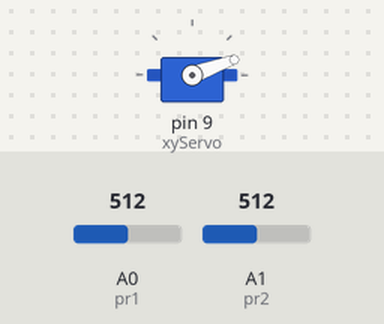
A sketch run on a simulated Arduino Uno, built with avr-gcc and run on an emulated ATmega328P. On the bench: servo. The inputs (shaded band) are chosen by the test bench; at power-on: A0 (pr1) = 512, A1 (pr2) = 512.

Above: at 5.3 s.
At 5.8 s:
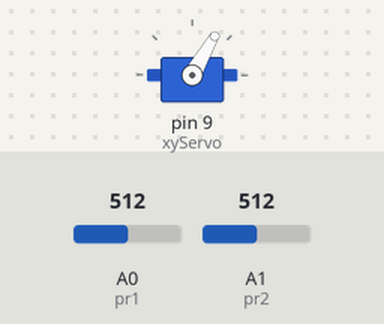
At 6.3 s:
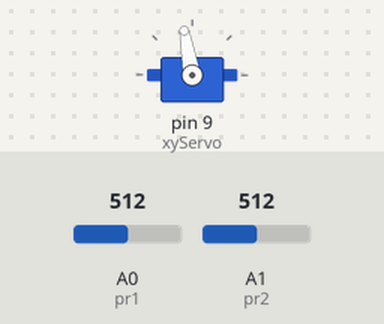
At 7.3 s:
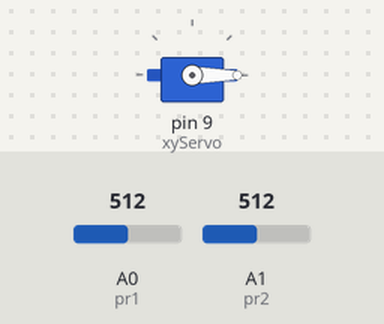
Timing chart, 0 to 8.8 s (numbered marks = the images above):
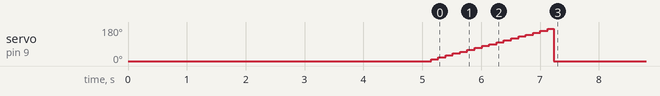

The sketch:

SolarTracker.ino
```cpp
/*
Solar Tracker Code Prototype

Written by Adam Esch

Last edited: 10/29/2024

ARDUINO IDE VERSION

TODO:
- Add Code for secondary axes

*/

//Library Setup
#include <Servo.h>

//Variables
const int stepSize = 10; //In degrees

//Pins:
const int xyServo = 9;
//const int zServo = 10;

const int pr1 = A0;
const int pr2 = A1;

//Servo Setup
const int servoMin = 0;
const int servoMax = 180;

Servo xy;
//Servo z;


// Read our photoresistor, specified by the pin argument, a set number of times and then average the value so we get better data
float getData(int pin,int samples){
  float result = 0.0;

  for (int i = 0; i < samples; i++){
    result += analogRead(pin);
  }

  return result / samples;
}

// Primary Function
void findSun(int delayTime = 100,int samples = 100){

  float pr1Max = 0.0;
  float pr2Max = 0.0;

  float sensorSum = 0.0;

  float maxIntensity = 0.0;

  int xyThetaRef = 0;

  // Primary Loop, we set the servo to 0 degrees, defined by servoMin, and step the servo by a set number of degrees defined by stepSize, till we hit 180 degrees (servoMax)
  for(int xyTheta = servoMin; xyTheta < servoMax; xyTheta += stepSize){

    // For each degree step that we do, read the photoresistors with the previous function that gives us better data
    pr1Max = getData(pr1, samples);
    pr2Max = getData(pr2, samples);

    // Sum the sensor data
    sensorSum = pr1Max + pr2Max;

    // To save on memory, we check to see if the combined sensor data is higher than previous readings (thus indicating being in brighter light)
    // If we find a new highest value, the program stores the angle so we can return back to it later
    if(sensorSum > maxIntensity){
      maxIntensity = sensorSum;
      xyThetaRef = xyTheta;
    }

    //Step the servo and then wait a little (the waiting is for effect, realistically it doesn't really need such a long delay)
    xy.write(xyTheta);
    delay(delayTime);
  }

  // After the loop, the program now has an angle stored where the arduino sensed the highest intensity light, so let's go to it
  xy.write(xyThetaRef);

}

void setup() {

  //Pin Setup
  pinMode(xyServo, OUTPUT);
  //pinMode(zServo, OUTPUT);

  pinMode(pr1, INPUT);
  pinMode(pr2, INPUT);

  //Servo Startup
  xy.attach(xyServo);
  //z.attach(zServo);

  //Homing
  xy.write(servoMin);

  //Wait for a little so people can get out of the way so the tracker can run unobstructed
  delay(5000);

  //Run our rough finding function
  findSun(100,100);

  //fineTuning();

}

//Now do nothing, for now
void loop() {
}
```
